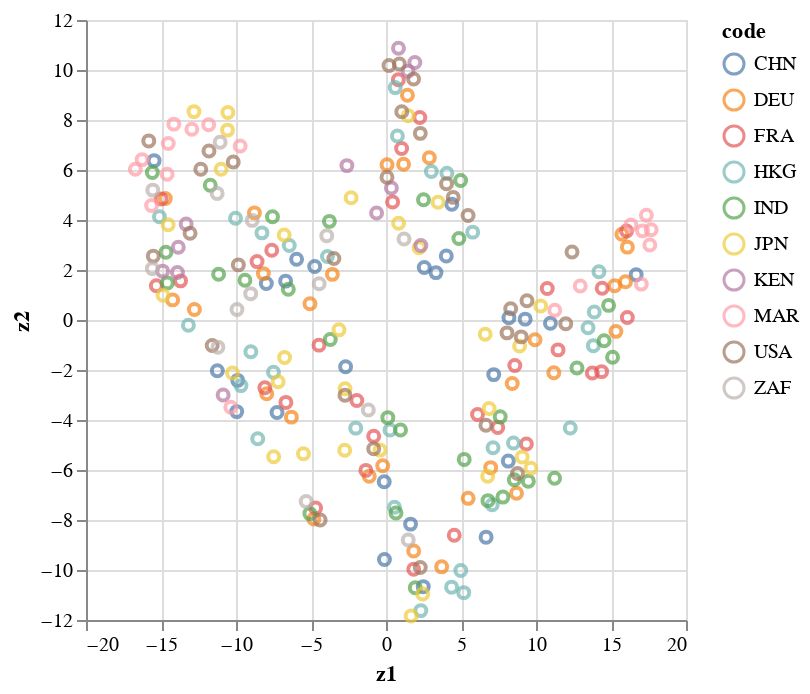

The cell this chart's notebook holds for it:
### Code cell
# t-SNE Test
from sklearn.manifold import TSNE

tsne = TSNE(n_components=2)
X_tsne = tsne.fit_transform(kof_df_year)

tsne_df = pd.DataFrame(X_tsne, columns=['z1', 'z2']).drop(0)
tsne_df = pd.merge(tsne_df, kof_df[['code']], left_index=True, right_index=True)
alt.Chart(tsne_df).mark_point().encode(
    x='z1',
    y='z2',
    color='code:N',
    tooltip=['code']
)

### Figure 1 — Vega-Lite specification as saved in the notebook (floating-point values rounded to 4 significant figures; data arrays with more than 128 entries replaced by an {"elided": "..."} marker saying what was removed)
{"config": {"view": {"continuousWidth": 300, "continuousHeight": 300}}, "data": {"name": "data-10561fb39b4b295e6d4486dd39378aac"}, "mark": {"type": "point"}, "encoding": {"color": {"field": "code", "type": "nominal"}, "tooltip": [{"field": "code", "type": "nominal"}], "x": {"field": "z1", "type": "quantitative"}, "y": {"field": "z2", "type": "quantitative"}}, "$schema": "https://vega.github.io/schema/vega-lite/v5.8.0.json", "datasets": {"data-10561fb39b4b295e6d4486dd39378aac": {"elided": "246 records"}}}
